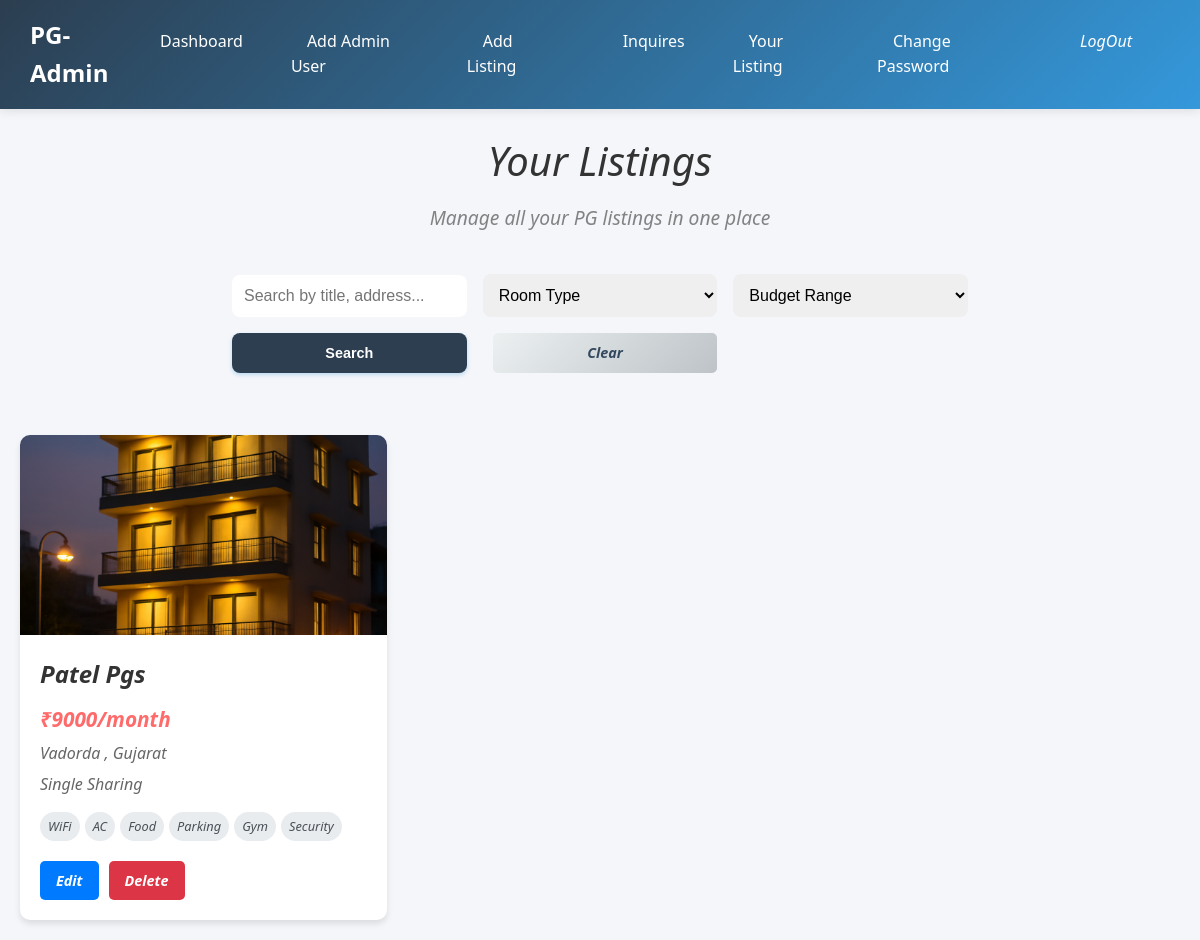
Page /admin_paages/addata.php?room_type=Single (signed in) on the committed database.
### tables this page shows
CREATE TABLE `listing` (
  `lid` int(11) NOT NULL,
  `title` varchar(100) NOT NULL,
  `price` decimal(20,0) NOT NULL,
  `ladd` varchar(50) NOT NULL,
  `stype` varchar(20) NOT NULL,
  `wifi` varchar(40) NOT NULL,
  `ac` varchar(20) NOT NULL,
  `food` varchar(20) NOT NULL,
  `parking` varchar(20) NOT NULL,
  `gym` varchar(20) NOT NULL,
  `securitry` varchar(20) NOT NULL,
  `limage` varchar(255) NOT NULL,
  `ldesc` varchar(255) NOT NULL,
  `aid` int(10) NOT NULL
);

### admin_paages/addata.php (the view, shortened to what this page needs)
<?php
$nav = false;
if ($_SESSION['admin_name'] == 'mayur'){
    $nav = true;
}
?>
<!DOCTYPE html>
<html lang="en">
<head>
    <link rel="stylesheet" href="../assets/css/admin.css">
</head>
<body>
    <?php
    if($nav){
        echo '
        <nav class="navbar">
        <div class="container">
        <div class="navbar-container">
                <a href="admaster.php" class="navbar-brand">
                <i class=""></i>
                    <span>PG-Admin</span>
                    </a>
                    <ul class="navbar-nav">
                    <li><a href="admaster.php" class="nav-link">Dashboard</a></li>
                    <li><a href="adsignup.php" class="nav-link">Add Admin User</a></li>
                    <li><a href="adlisting.php" class="nav-link"><i class="fas fa-plus-circle"></i>Add Listing</a></li>
                    <li><a href="inquiry.php" class="nav-link"><i class="fas fa-envelope"></i>Inquires </a></li>
                    <li><a href="addata.php" class="nav-link"><i class="fas fa-list"></i>Your Listing</a></li>
                    <li><a href="change_password.php" class="nav-link"> Change Password</a></li>
                    <li><a href="alogout.php" class="nav-link"><i class="fas fa-sign-out-alt">LogOut</a></li>
                    </ul>
                    </div>
                    </div>
                    </nav>';
    }
    ?>
    <div class="admin-container">
        <div class="admin-header">
            <h1 class="admin-title">Your Listings</h1>
            <p class="admin-subtitle">Manage all your PG listings in one place</p>
        </div>
        <div class="search-section" style="margin-bottom: 30px;">
            <form class="search-form" action="addata.php" method="GET">
                <input type="text" name="search" placeholder="Search by title, address..." value="<?php echo isset($_GET['search']) ? htmlspecialchars($_GET['search']) : ''; ?>" />
                <select name="room_type">
                    <option value="">Room Type</option>
                </select>
                <select name="budget">
                    <option value="">Budget Range</option>
                </select>
                <button type="submit" class="btn btn-primary">
                    <i class="fas fa-search"></i> Search
                </button>
                <a href="addata.php" class="btn btn-secondary" style="margin-left: 10px;">Clear</a>
            </form>
        </div>
        <?php
        require_once '../database/dbcon.php';
        $admin_id = $_SESSION['admin_id'];
        $room_type = isset($_GET['room_type']) ? mysqli_real_escape_string($conn, $_GET['room_type']) : '';
        $sql = "SELECT * FROM listing WHERE aid = $admin_id";
        $params = [];
        if (!empty($room_type)) {
            $sql .= " AND stype = ?";
            $params[] = $room_type;
        }
        $sql .= " ORDER BY lid DESC";
        if (!empty($params)) {
            $stmt = mysqli_prepare($conn, $sql);
            $types = str_repeat('s', count($params));
            mysqli_stmt_bind_param($stmt, $types, ...$params);
            mysqli_stmt_execute($stmt);
            $result = mysqli_stmt_get_result($stmt);
        } else {
            $result = mysqli_query($conn, $sql);
        }
        if(mysqli_num_rows($result) > 0) {
            echo '<div class="listings-grid">';
            while($row = mysqli_fetch_assoc($result)) {
                ?>
                <div class="listing-card">
                    <div class="listing-image">
                        <img src="<?php echo $row['limage']; ?>" alt="<?php echo $row['title']; ?>">
                    </div>
                    <div class="listing-content">
                        <h3 class="listing-title"><?php echo $row['title']; ?></h3>
                        <p class="listing-price">₹<?php echo $row['price']; ?>/month</p>
                        <p class="listing-address"><?php echo $row['ladd']; ?></p>
                        <p class="listing-type"><?php echo $row['stype']; ?> Sharing</p>
                        <div class="listing-features">
                            <?php if($row['wifi'] == 'WiFi') echo '<span class="feature-tag">WiFi</span>'; ?>
                            <?php if($row['ac'] == 'AC') echo '<span class="feature-tag">AC</span>'; ?>
                            <?php if($row['food'] == 'Food') echo '<span class="feature-tag">Food</span>'; ?>
                            <?php if($row['parking'] == 'Parking') echo '<span class="feature-tag">Parking</span>'; ?>
                            <?php if($row['gym'] == 'Gym') echo '<span class="feature-tag">Gym</span>'; ?>
                            <?php if($row['securitry'] == 'Security') echo '<span class="feature-tag">Security</span>'; ?>
                        </div>
                        <div class="listing-actions">
                            <a href="edit_listing.php?id=<?php echo $row['lid']; ?>" class="btn btn-edit">Edit</a>
                            <a href="delete_listing.php?id=<?php echo $row['lid']; ?>" class="btn btn-delete" onclick="return confirm('Are you sure you want to delete this listing?')">Delete</a>
                        </div>
                    </div>
                </div>
                <?php
            }
            echo '</div>';
        } else {
            echo '<div class="no-listings">';
            echo '<h3>No listings found</h3>';
            echo '<p>You haven\'t added any listings yet. <a href="adlisting.php">Add your first listing</a></p>';
            echo '</div>';
        }
        ?>
    </div>
</body>
</html>

### assets/css/admin.css (style rules this page uses)
:root { --primary-color: #2c3e50; --secondary-color: #3498db; --accent-color: #e74c3c; --success-color: #27ae60; --warning-color: #f39c12; --light-gray: #ecf0f1; --dark-gray: #34495e; --white: #ffffff; --shadow: 0 2px 10px rgba(0,0,0,0.1); --shadow-hover: 0 4px 20px rgba(0,0,0,0.15); --border-radius: 8px; --border-radius-lg: 12px; --transition: all 0.3s ease; }
.admin-container { max-width: 800px; margin: 2rem auto; padding: 0 20px; }
.admin-header { text-align: center; margin-bottom: 2rem; }
.admin-title { color: var(--primary-color); font-size: 2.5rem; font-weight: 300; margin-bottom: 0.5rem; }
.admin-subtitle { color: var(--dark-gray); font-size: 1.2rem; opacity: 0.8; }
.btn { display: inline-block; padding: 0.875rem 2rem; border: none; border-radius: var(--border-radius); font-size: 1rem; font-weight: 600; cursor: pointer; transition: var(--transition); text-decoration: none; text-align: center; }
.btn-primary { background: linear-gradient(135deg, var(--secondary-color), #2980b9); color: var(--white); box-shadow: 0 2px 4px rgba(52, 152, 219, 0.3); }
.btn-secondary { background: linear-gradient(135deg, var(--light-gray), #bdc3c7); color: var(--dark-gray); }
* { margin: 0; padding: 0; box-sizing: border-box; }
body { font-family: 'Segoe UI', Tahoma, Geneva, Verdana, sans-serif; background-color: #f5f6fa; color: #2c3e50; line-height: 1.6; }
.navbar { background: linear-gradient(135deg, var(--primary-color), var(--secondary-color)); padding: 1rem 0; box-shadow: var(--shadow); position: sticky; top: 0; z-index: 1000; }
.container { max-width: 1200px; margin: 0 auto; padding: 0 20px; }
.navbar-container { display: flex; justify-content: space-between; align-items: center; }
.navbar-brand { display: flex; align-items: center; color: var(--white); text-decoration: none; font-size: 1.5rem; font-weight: bold; }
.navbar-nav { display: flex; list-style: none; gap: 2rem; }
.nav-link { color: var(--white); text-decoration: none; padding: 0.5rem 1rem; border-radius: var(--border-radius); transition: all 0.3s ease; font-weight: 500; }
.btn { display: inline-block; padding: 0.75rem 1.5rem; border: none; border-radius: var(--border-radius); font-size: 1rem; cursor: pointer; text-decoration: none; text-align: center; transition: all 0.3s ease; font-weight: 600; }
.btn-primary { background-color: var(--secondary-color); color: var(--white); }

### rows in the picture
listing: limage (picture), title "Patel Pgs", price "9000", ladd "Vadorda , Gujarat", stype "Single", wifi "WiFi", ac "AC", food "Food", parking "Parking", gym "Gym", securitry "Security"
